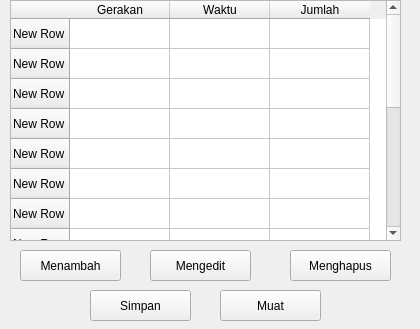
<?xml version="1.0" encoding="UTF-8"?>
<ui version="4.0">
 <class>Form</class>
 <widget class="QWidget" name="Form">
  <property name="geometry">
   <rect>
    <x>0</x>
    <y>0</y>
    <width>420</width>
    <height>329</height>
   </rect>
  </property>
  <property name="windowTitle">
   <string>Workout</string>
  </property>
  <widget class="QTableWidget" name="tableWidget">
   <property name="geometry">
    <rect>
     <x>10</x>
     <y>0</y>
     <width>391</width>
     <height>241</height>
    </rect>
   </property>
   <row>
    <property name="text">
     <string>New Row</string>
    </property>
   </row>
   <row>
    <property name="text">
     <string>New Row</string>
    </property>
   </row>
   <row>
    <property name="text">
     <string>New Row</string>
    </property>
   </row>
   <row>
    <property name="text">
     <string>New Row</string>
    </property>
   </row>
   <row>
    <property name="text">
     <string>New Row</string>
    </property>
   </row>
   <row>
    <property name="text">
     <string>New Row</string>
    </property>
   </row>
   <row>
    <property name="text">
     <string>New Row</string>
    </property>
   </row>
   <row>
    <property name="text">
     <string>New Row</string>
    </property>
   </row>
   <row>
    <property name="text">
     <string>New Row</string>
    </property>
   </row>
   <row>
    <property name="text">
     <string>New Row</string>
    </property>
   </row>
   <row>
    <property name="text">
     <string>New Row</string>
    </property>
   </row>
   <row>
    <property name="text">
     <string>New Row</string>
    </property>
   </row>
   <row>
    <property name="text">
     <string>New Row</string>
    </property>
   </row>
   <row>
    <property name="text">
     <string>New Row</string>
    </property>
   </row>
   <row>
    <property name="text">
     <string>New Row</string>
    </property>
   </row>
   <row>
    <property name="text">
     <string>New Row</string>
    </property>
   </row>
   <column>
    <property name="text">
     <string>Gerakan</string>
    </property>
   </column>
   <column>
    <property name="text">
     <string>Waktu</string>
    </property>
   </column>
   <column>
    <property name="text">
     <string>Jumlah</string>
    </property>
   </column>
  </widget>
  <widget class="QPushButton" name="pushButton">
   <property name="geometry">
    <rect>
     <x>20</x>
     <y>250</y>
     <width>101</width>
     <height>31</height>
    </rect>
   </property>
   <property name="text">
    <string>Menambah</string>
   </property>
  </widget>
  <widget class="QPushButton" name="pushButton_2">
   <property name="geometry">
    <rect>
     <x>150</x>
     <y>250</y>
     <width>101</width>
     <height>31</height>
    </rect>
   </property>
   <property name="text">
    <string>Mengedit</string>
   </property>
  </widget>
  <widget class="QPushButton" name="pushButton_3">
   <property name="geometry">
    <rect>
     <x>290</x>
     <y>250</y>
     <width>101</width>
     <height>31</height>
    </rect>
   </property>
   <property name="text">
    <string>Menghapus</string>
   </property>
  </widget>
  <widget class="QPushButton" name="pushButton_4">
   <property name="geometry">
    <rect>
     <x>90</x>
     <y>290</y>
     <width>101</width>
     <height>31</height>
    </rect>
   </property>
   <property name="text">
    <string>Simpan</string>
   </property>
  </widget>
  <widget class="QPushButton" name="pushButton_5">
   <property name="geometry">
    <rect>
     <x>220</x>
     <y>290</y>
     <width>101</width>
     <height>31</height>
    </rect>
   </property>
   <property name="text">
    <string>Muat</string>
   </property>
  </widget>
 </widget>
 <resources/>
 <connections/>
</ui>
